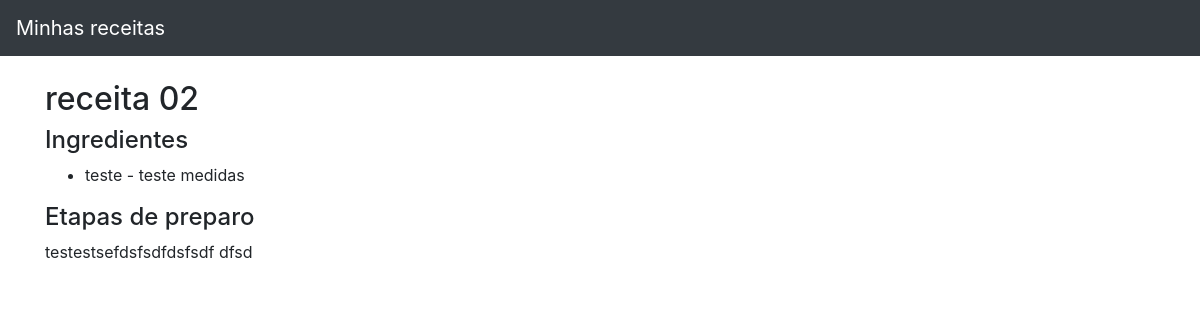
The app's page /2/detalhes/, older data.
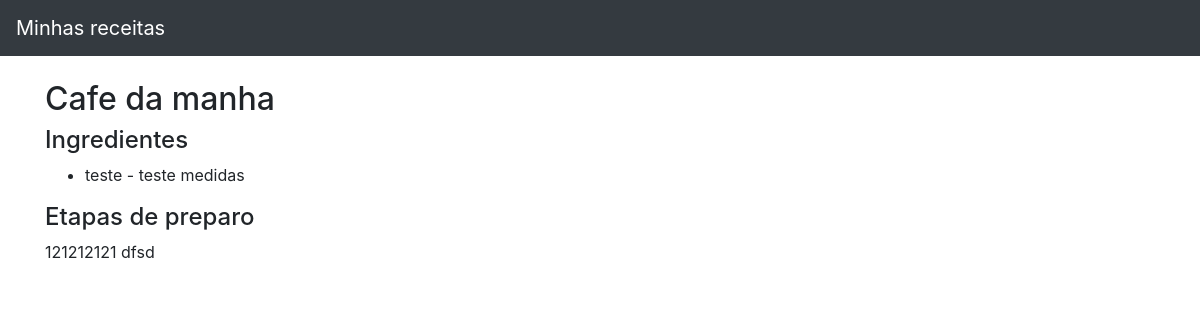
The same page, newer data.
### receita/models.py (models this page shows)
class Receita(models.Model):
    BREAKFAST = "breakfast"
    LUNCH = "lunch"
    SUPPER = "supper"
    SNACK = "snack"
    MEAL_TYPE_CHOICES = (
        (BREAKFAST, "Café da manhã"),
        (LUNCH, "Almoço"),
        (SUPPER, "Jantar"),
        (SNACK, "Lanche"),
    )
    BEGINNER = "beginner"
    INTERMEDIATE = "intermediate"
    ADVANCED = "advanced"
    DIFFICULTY_LEVEL_CHOICES = (
        (BEGINNER, "Iniciante"),
        (INTERMEDIATE, "Intermediário"),
        (ADVANCED, "Avançado"),
    )
    titulo = models.CharField("Titulo", max_length=100)
    tipo_refeicao = models.CharField("Tipo de Refeição", max_length=15, choices=MEAL_TYPE_CHOICES)
    nivel_dificuldade = models.CharField("Nível de dificuldade", max_length=15, choices=DIFFICULTY_LEVEL_CHOICES)
    numero_pessoa = models.IntegerField("Numero de pessoas que serve")
    estapas_preparacao = models.TextField("Etapas de preparo")

### receita/views.py (the view)
# urls.py: path('<int:receita_id>/detalhes/', detalhes_receita, name="detalhes")
def detalhes_receita(request, receita_id):
    receita = Receita.objects.get(id=receita_id)
    return render(request, "receita/detalhes.html", {"receita": receita})

### receita/templates/receita/detalhes.html
{% extends 'base.html' %}
{% block content %}
    <h2>{{ receita.titulo }}</h2>
    <h4>Ingredientes</h4>
    <ul>
        {% for ingrediente in receita.ingrediente_set.all %}
            <li>{{ ingrediente.nome }} - {{ ingrediente.medida }}</li>
        {% endfor %}
    </ul>
    <h4>Etapas de preparo</h4>
    <p>{{ receita.estapas_preparacao }}</p>
{% endblock %}

Row changes from the older to the newer data that the page shows:
changed Receita: titulo "receita 02" → "Cafe da manha"; estapas_preparacao "testestsefdsfsdfdsfsdf dfsd" → "121212121 dfsd"
